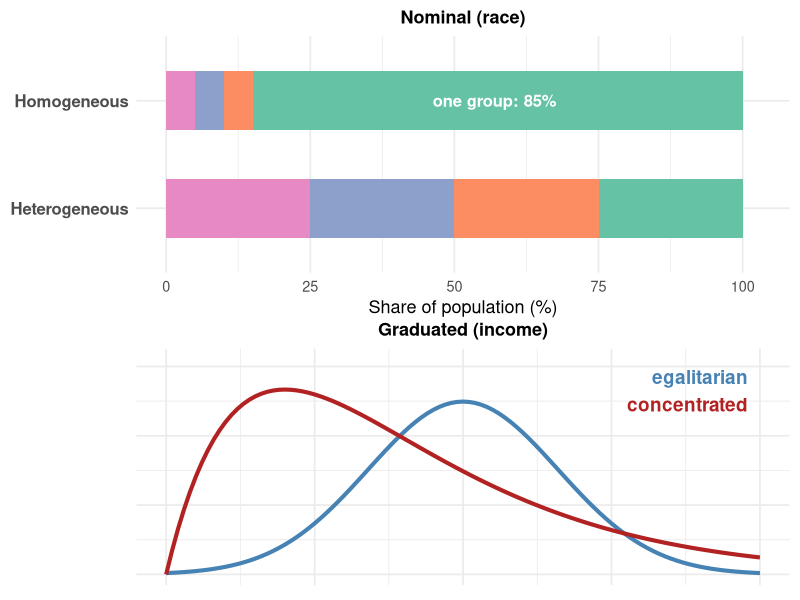
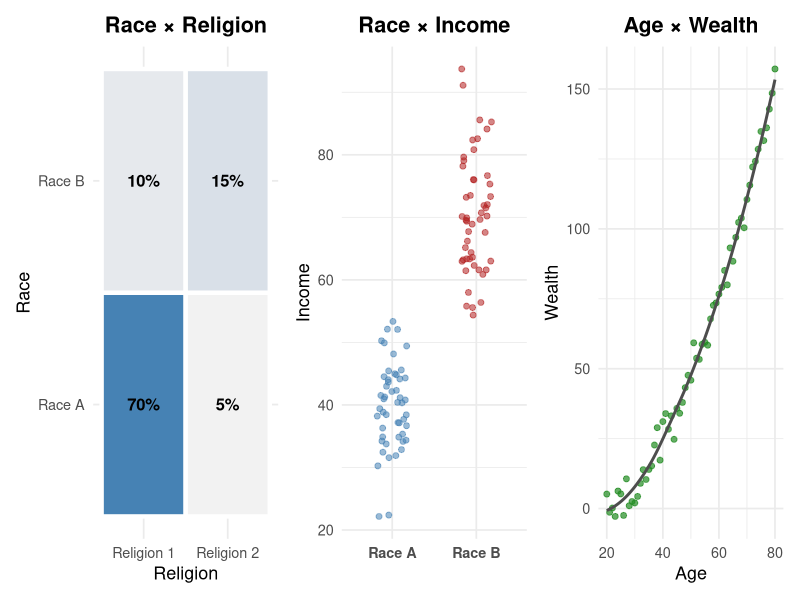
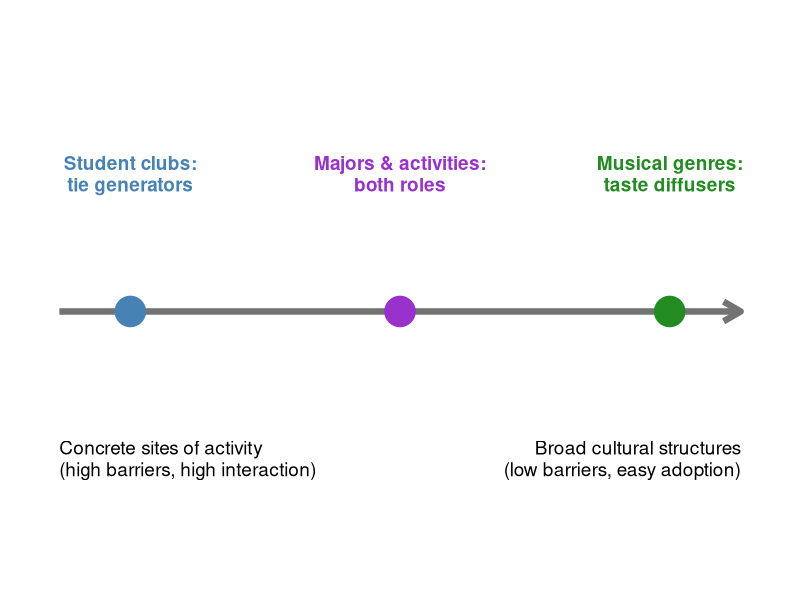
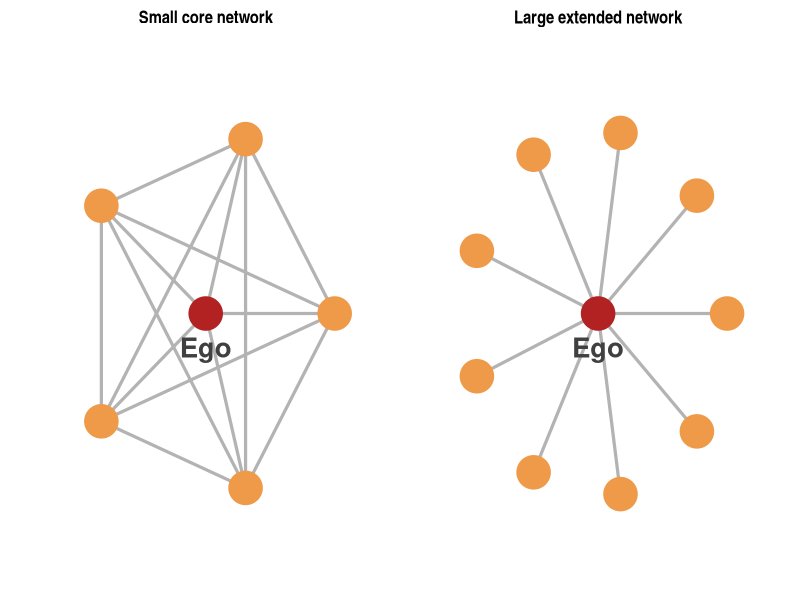

These charts were generated, in order, by the following R code:
## ---- chunk 1
library(ggplot2)
library(ggraph)
library(tidygraph)
library(patchwork)

# Blau: heterogeneity (nominal parameters) vs inequality (graduated parameters)
df_a <- data.frame(
  grp = factor(rep(c("G1", "G2", "G3", "G4"), 2), levels = c("G1", "G2", "G3", "G4")),
  share = c(25, 25, 25, 25, 85, 5, 5, 5),
  soc = rep(c("Heterogeneous", "Homogeneous"), each = 4)
)
p_blau_a <- ggplot(df_a, aes(y = soc, x = share, fill = grp)) +
  geom_col(width = 0.55) +
  annotate("text", x = 57, y = 2, label = "one group: 85%", size = 4.2, fontface = "bold", color = "white") +
  scale_fill_brewer(palette = "Set2") +
  scale_x_continuous(limits = c(0, 103)) +
  labs(title = "Nominal (race)", x = "Share of population (%)", y = NULL) +
  theme_minimal(base_size = 13) +
  theme(plot.title = element_text(face = "bold", hjust = 0.5, size = 13), legend.position = "none",
        plot.margin = margin(2, 2, 2, 2), axis.text.y = element_text(face = "bold", size = 12))

p_blau_b <- ggplot(data.frame(x = c(0, 1)), aes(x)) +
  stat_function(fun = dnorm, args = list(mean = 0.5, sd = 0.16), color = "steelblue", linewidth = 1.4) +
  stat_function(fun = function(x) 1.45 * dgamma(x, shape = 2, rate = 5), color = "firebrick", linewidth = 1.4) +
  annotate("text", x = 0.98, y = 2.85, label = "egalitarian", color = "steelblue", hjust = 1, size = 4.8, fontface = "bold") +
  annotate("text", x = 0.98, y = 2.45, label = "concentrated", color = "firebrick", hjust = 1, size = 4.8, fontface = "bold") +
  scale_y_continuous(limits = c(0, 3.1)) +
  labs(title = "Graduated (income)", x = NULL, y = NULL) +
  theme_minimal(base_size = 13) +
  theme(plot.title = element_text(face = "bold", hjust = 0.5, size = 13),
        axis.text = element_blank(), axis.ticks = element_blank(),
        plot.margin = margin(2, 2, 2, 2))
p_blau <- p_blau_a / p_blau_b

# Blau Rule 3: correlated parameters (stylized illustrations)
df_cc <- expand.grid(race = c("Race A", "Race B"), rel = c("Religion 1", "Religion 2"))
df_cc$val <- c(0.70, 0.10, 0.05, 0.15)
p_cc <- ggplot(df_cc, aes(x = rel, y = race, fill = val)) +
  geom_tile(color = "white", linewidth = 1.5) +
  geom_text(aes(label = paste0(round(100 * val), "%")), size = 4.2, fontface = "bold") +
  scale_fill_gradient(low = "grey95", high = "steelblue", guide = "none") +
  labs(title = "Race × Religion", x = "Religion", y = "Race") +
  theme_minimal(base_size = 13) +
  theme(plot.title = element_text(face = "bold", hjust = 0.5))

set.seed(2026)
df_cg <- data.frame(income = c(rnorm(50, 40, 7), rnorm(50, 72, 9)),
                    grp = rep(c("Race A", "Race B"), each = 50))
p_cg <- ggplot(df_cg, aes(x = grp, y = income, color = grp)) +
  geom_jitter(size = 1.7, alpha = 0.55, width = 0.18, show.legend = FALSE) +
  scale_color_manual(values = c("Race A" = "steelblue", "Race B" = "firebrick")) +
  labs(title = "Race × Income", x = NULL, y = "Income") +
  theme_minimal(base_size = 13) +
  theme(plot.title = element_text(face = "bold", hjust = 0.5),
        axis.text.x = element_text(face = "bold"))

df_kk <- data.frame(age = 20:80)
df_kk$wealth <- 0.9 * (df_kk$age - 18)^1.8 / 10 + rnorm(61, 0, 4)
p_kk <- ggplot(df_kk, aes(x = age, y = wealth)) +
  geom_point(size = 1.7, color = "forestgreen", alpha = 0.7) +
  geom_smooth(se = FALSE, color = "grey30", linewidth = 1) +
  labs(title = "Age × Wealth", x = "Age", y = "Wealth") +
  theme_minimal(base_size = 13) +
  theme(plot.title = element_text(face = "bold", hjust = 0.5))
p_rule3 <- p_cc | p_cg | p_kk

# Foci continuum: tie generators <-> taste diffusers
p_foci_spec <- ggplot(data.frame(x = 0:1), aes(x)) +
  annotate("segment", x = 0.02, xend = 0.98, y = 0, yend = 0,
           arrow = arrow(length = unit(5, 'mm')), linewidth = 2.2, color = "grey45") +
  annotate("point", x = c(0.12, 0.5, 0.88), y = 0, size = 10,
           color = c("steelblue", "darkorchid", "forestgreen")) +
  annotate("text", x = c(0.12, 0.5, 0.88), y = 0.3,
           label = c("Student clubs:\ntie generators", "Majors & activities:\nboth roles", "Musical genres:\ntaste diffusers"),
           size = 4.8, fontface = "bold", lineheight = 0.95,
           color = c("steelblue", "darkorchid", "forestgreen")) +
  annotate("text", x = c(0.02, 0.98), y = -0.32,
           label = c("Concrete sites of activity\n(high barriers, high interaction)",
                     "Broad cultural structures\n(low barriers, easy adoption)"),
           size = 4.8, hjust = c(0, 1), lineheight = 0.95) +
  scale_y_continuous(limits = c(-0.55, 0.6), breaks = NULL, labels = NULL) +
  scale_x_continuous(limits = c(0, 1), breaks = NULL, labels = NULL) +
  theme_minimal(base_size = 14) +
  theme(panel.grid = element_blank(), axis.text = element_blank(),
        axis.title = element_blank(), axis.ticks = element_blank())

# Hofstra: small dense core vs large sparse extended network
make_net <- function(n_alt, dense, title) {
  al <- paste0("a", 1:n_alt)
  edges_n <- data.frame(from = rep("Ego", n_alt), to = al)
  if (dense) {
    pr <- combn(al, 2, simplify = FALSE)
    edges_n <- rbind(edges_n, data.frame(from = sapply(pr, `[`, 1), to = sapply(pr, `[`, 2)))
  }
  nm <- c("Ego", al)
  g_n <- tbl_graph(nodes = data.frame(name = nm, role = ifelse(nm == "Ego", "Ego", "Alter")),
                   edges = edges_n, directed = FALSE)
  ang <- (0:(n_alt - 1)) * 2 * pi / n_alt
  l_n <- rbind(c(0, 0), cbind(cos(ang), sin(ang)))
  ggraph(g_n, layout = "manual", x = l_n[,1], y = l_n[,2]) +
    geom_edge_link(color = "grey70", width = 1.1) +
    geom_node_point(aes(color = role), size = 11, show.legend = FALSE) +
    geom_node_text(aes(label = ifelse(role == "Ego", "Ego", "")), vjust = 2.2, size = 7, fontface = "bold", color = "grey25") +
    labs(title = title) +
    theme_graph() +
    coord_cartesian(xlim = c(-1.35, 1.35), ylim = c(-1.35, 1.35), clip = "off") +
    theme(plot.title = element_text(hjust = 0.5, face = "bold", size = 13),
          plot.margin = margin(2, 2, 2, 2)) +
    scale_color_manual(values = c(Ego = "firebrick", Alter = "tan2"))
}
p_hofs <- make_net(5, TRUE, "Small core network") + make_net(9, FALSE, "Large extended network")
## ---- chunk 2
#| echo: false
#| fig-width: 4.6
#| fig-height: 3.6
p_blau
## ---- chunk 3
#| echo: false
#| fig-width: 9.4
#| fig-height: 3.1
p_rule3
## ---- chunk 4
#| echo: false
#| fig-width: 9.4
#| fig-height: 2.6
p_foci_spec
## ---- chunk 5
#| echo: false
#| fig-width: 5.2
#| fig-height: 2.8
p_hofs
